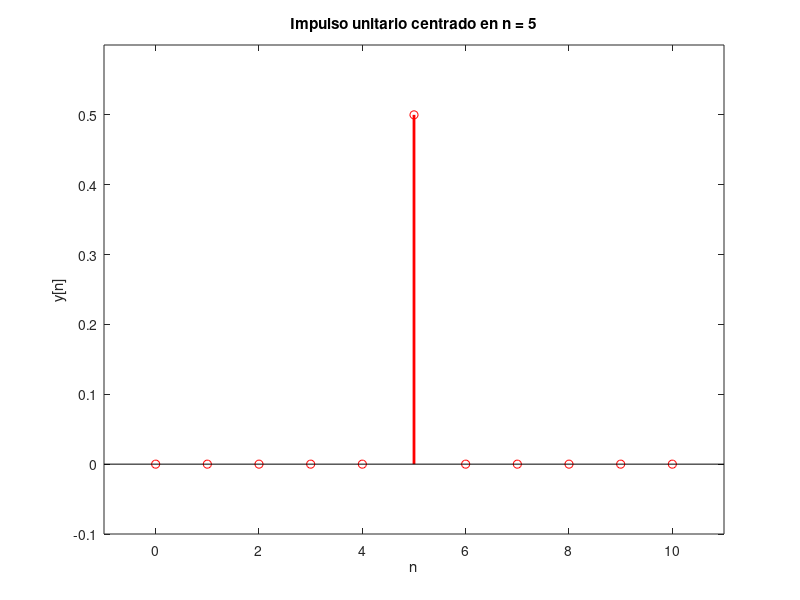

Reproduce this figure in MATLAB.
clear; clc;

x = 11;  %  impulso en n = 5
n = 0:x-1;
y = [zeros(1, 5) 0.5 0 zeros(1, x-7)];

subplot(1, 1, 1);
stem(n, y, 'r', 'linewidth', 2);
title('Impulso unitario centrado en n = 5');
xlabel('n');
ylabel('y[n]');
axis([-1 x -0.1 0.6]);  % limites del eje
